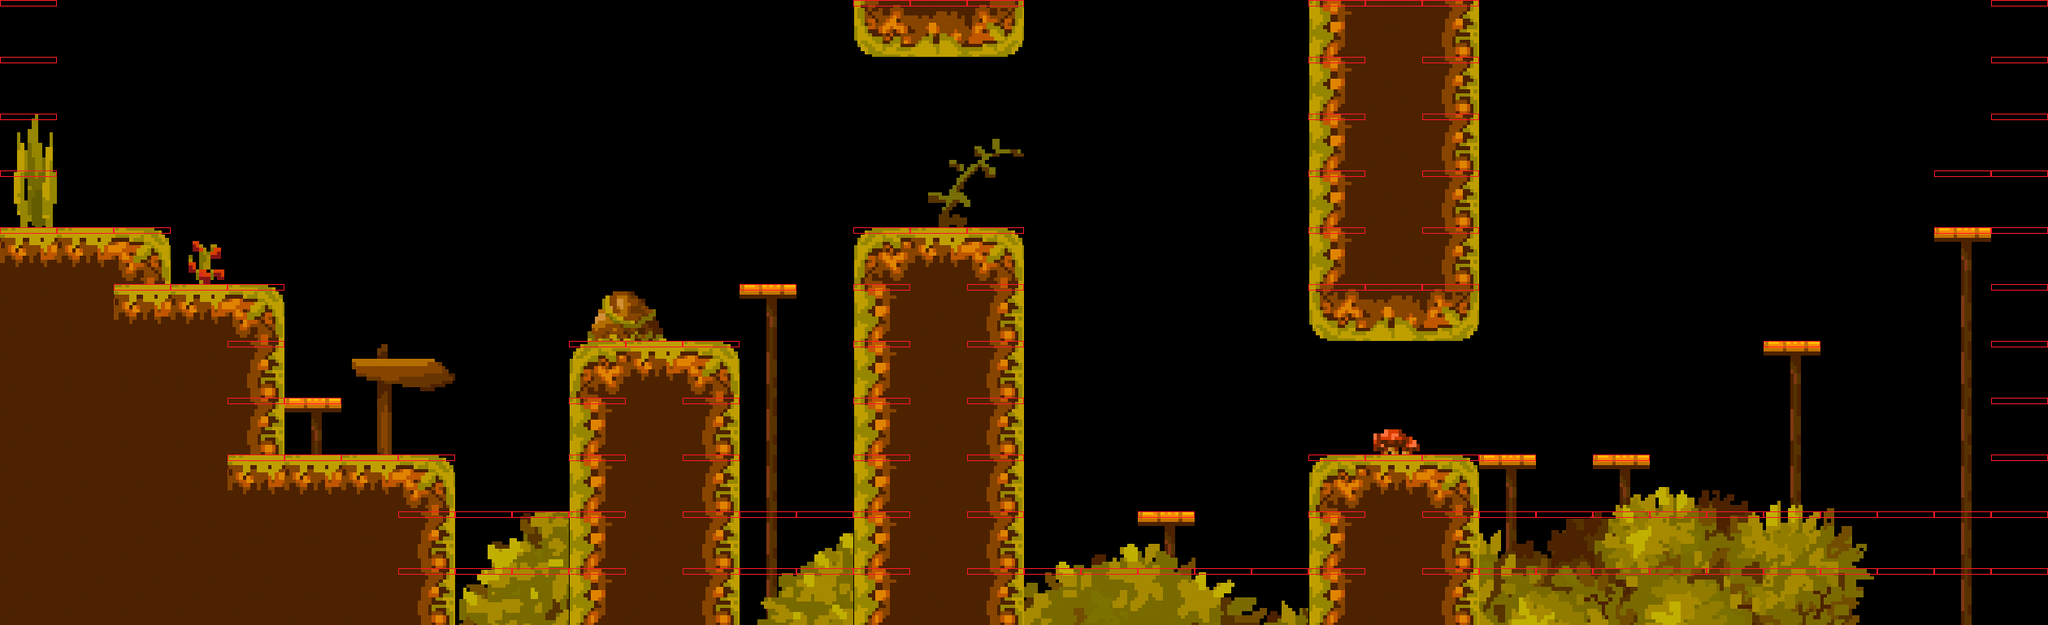

A level layout from a 2D game, rendered from its tile map. Below: a short description, then the map file with tile-grid data replaced by summaries:
An orthogonal 36x11 tile map with 70x70 px tiles, 6 tile layers (Decoration1, Platforms, Decoration2, colliders, ...), 2 tilesets.

<map version="1.4" tiledversion="1.4.2" orientation="orthogonal" renderorder="right-down" width="36" height="11" tilewidth="70" tileheight="70" infinite="0" nextlayerid="7" nextobjectid="1">
 <properties>
  <property name="Dead" type="int" value="1" />
  <property name="Draw" type="int" value="0" />
 </properties>
 <tileset firstgid="1" name="collider" tilewidth="70" tileheight="70" tilecount="1" columns="1">
  <image source="collider.png" trans="ff00ff" width="70" height="70" />
 </tileset>
 <tileset firstgid="2" name="123" tilewidth="70" tileheight="70" tilecount="1170" columns="45">
  <image source="tile.png" trans="ff00ff" width="3167" height="1834" />
 </tileset>
 <layer id="3" name="Decoration1" width="36" height="11">
  <properties>
   <property name="Draw" type="int" value="1" />
  </properties>
  <data>[396 cells, 20 non-empty, 19 distinct tile ids]</data>
 </layer>
 <layer id="4" name="Platforms" width="36" height="11">
  <properties>
   <property name="Draw" type="int" value="1" />
  </properties>
  <data>[396 cells, 135 non-empty, 12 distinct tile ids]</data>
 </layer>
 <layer id="2" name="Decoration2" width="36" height="11">
  <properties>
   <property name="Draw" type="int" value="1" />
  </properties>
  <data>[396 cells, 40 non-empty, 40 distinct tile ids]</data>
 </layer>
 <layer id="1" name="colliders" width="36" height="11">
  <properties>
   <property name="Draw" type="int" value="0" />
  </properties>
  <data>[396 cells, 86 non-empty, 1 distinct tile ids]</data>
 </layer>
 <layer id="5" name="Dead" width="36" height="11">
  <properties>
   <property name="Draw" type="int" value="0" />
  </properties>
  <data>[396 cells, 32 non-empty, 1 distinct tile ids]</data>
 </layer>
 <layer id="6" name="win2" width="36" height="11">
  <properties>
   <property name="Draw" type="int" value="0" />
  </properties>
  <data>[396 cells, 1 non-empty, 1 distinct tile ids]</data>
 </layer>
</map>